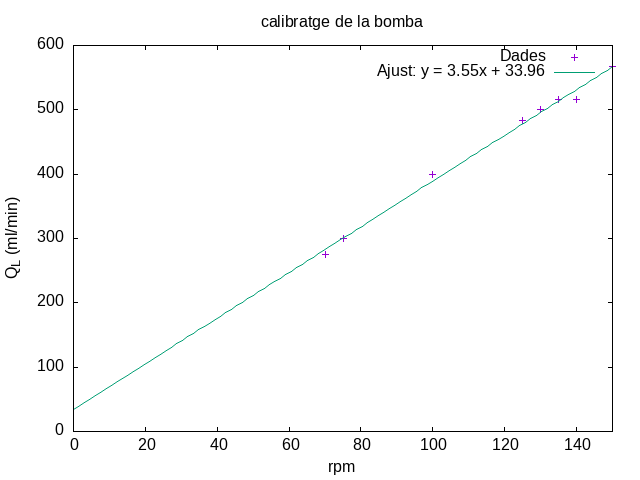

Here is the gnuplot script that generated this plot:
set terminal png
set output 'calibomba.png'
set xlabel 'rpm'
set ylabel 'Q_L (ml/min)'
set title 'calibratge de la bomba'
#plot 'calibomba.txt' using 1:2 with linespoints lc 'blue' pt 7 ps 1.5

set xrange [0:150]
set yrange [0:600]

# Definició de la funció
f(x) = m * x + b

# Valors inicials dels paràmetres
m = 1  # Pendent inicial
b = 1  # Intersecció inicial

# Realitzar l'ajust amb les dades
fit f(x) "calibomba.txt" using 1:2 via m, b

# Representar les calibomba i l'ajust
plot "calibomba.txt" using 1:2 with points title "Dades", \
     f(x) with lines title sprintf("Ajust: y = %.2fx + %.2f", m, b)